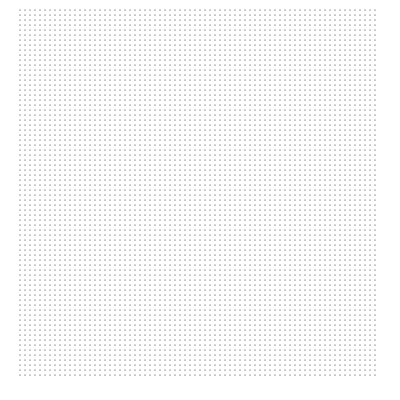
Frame 1 (no input)
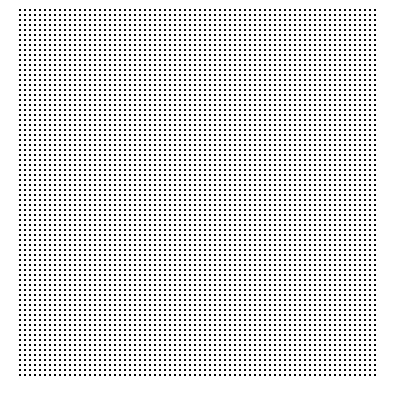
Frame 60 (no input)
Frame 120 (the mouse pressed at the canvas centre since frame 60): identical to frame 60, image omitted

The p5.js sketch that drew these frames (run headless with seeded random() and noise() and a simulated clock; from frame 60 on, the mouse is pressed at the canvas centre):

// p5.js sketch
// ── sketch.js
function setup() {
  createCanvas(400, 400);
}

function draw() {
  for (y = 10; y < height - 20; y = y + 5){
    for (x = 20; x < width - 20; x = x + 5){
      point(x, y);
    }
  }
}
